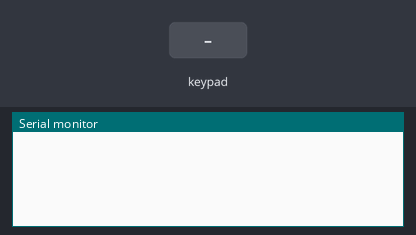
A sketch run on a simulated Arduino Uno, built with avr-gcc and run on an emulated ATmega328P. On the bench: the last lines printed to the serial monitor. Wiring (inferred from the names in the program): 2×2 keypad with keys 1 2 3 4: rows pin 6, pin 7; columns pin 2, pin 3. Inputs (shaded band) come from the test bench.

Above: at 1.2 s.
1.3 s: key '1' pressed
At 3.2 s:
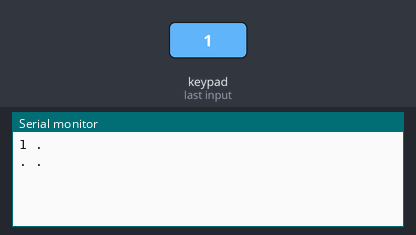
3.5 s: keypad keys 1 2 pressed 0.4 s apart
At 4.8 s:
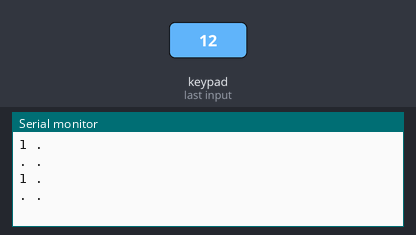
5.8 s: key '3' pressed
At 6.4 s:
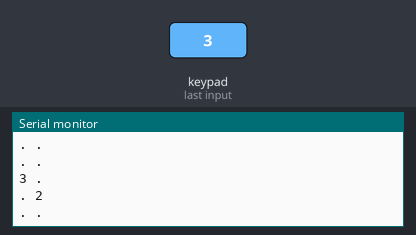
Timing chart, 0 to 8.8 s (numbered marks = the images above; inputs shaded):
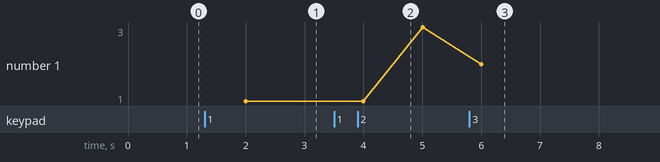

The sketch:

CH_22_code_5.ino
```cpp
/*
 *  아트멜 스튜디오와 아두이노로 배우는 ATmega328 프로그래밍
 *
 * 		Gyeongyong Heo (hgycap@deu.ac.kr)
 *			Department of Electronic Engineering
 *			Dong-eui University
 *  	2015. 07. 14
 */

const byte ROWS = 2;
const byte COLS = 2;
char keys[ROWS][COLS] = { // 키 값 정의
	{'1', '2'},
	{'3', '4'}
};
byte rowPins[ROWS] = {2, 3}; // 행 연결 핀
byte colPins[COLS] = {6, 7}; // 열 연결 핀
byte pattern[ROWS][COLS]; // 키 상태 저장
void setup(){
	// 행 연결 핀을 입력으로 설정
	for(int i = 0; i < ROWS; i++)
	pinMode(rowPins[i], INPUT);
	// 열 연결 핀을 출력으로 설정
	for(int i = 0; i < COLS; i++){
		pinMode(colPins[i], OUTPUT);
		digitalWrite(colPins[i], HIGH);
	}
	Serial.begin(9600); // 시리얼 통신 초기화
}
void loop(){
	int row, col, count = 0;
	for(col = 0; col < COLS; col++){
		digitalWrite(colPins[col], LOW); // 해당 COL에 LOW 출력
		for(row = 0; row < ROWS; row++){ // LOW의 입력 읽기
			pattern[row][col] = !digitalRead(rowPins[row]);
			count += pattern[row][col];
		}
		digitalWrite(colPins[col], HIGH); // 해당 COL에 HIGH 출력
	}
	if(count > 0){ // 버튼이 눌러진 경우만 시리얼로 출력
		for(row = 0; row < ROWS; row++){
			for(col = 0; col < COLS; col++){
				if(pattern[row][col])
				Serial.write(keys[row][col]);
				else
				Serial.write('.');
				Serial.write(" ");
			}
			Serial.write('\n');
		}
		Serial.write('\n');
	}
	delay(1000);
}
```

Measured:
- after the input at 1.3 s, the serial monitor: prints a new line after 0.70 s (image 1)
- after the input at 5.8 s, the serial monitor: prints a new line after 0.20 s (image 3)
- plotted number 1: 1 → 3 after the input at 3.5 s, 3 → 2 after the input at 5.8 s
